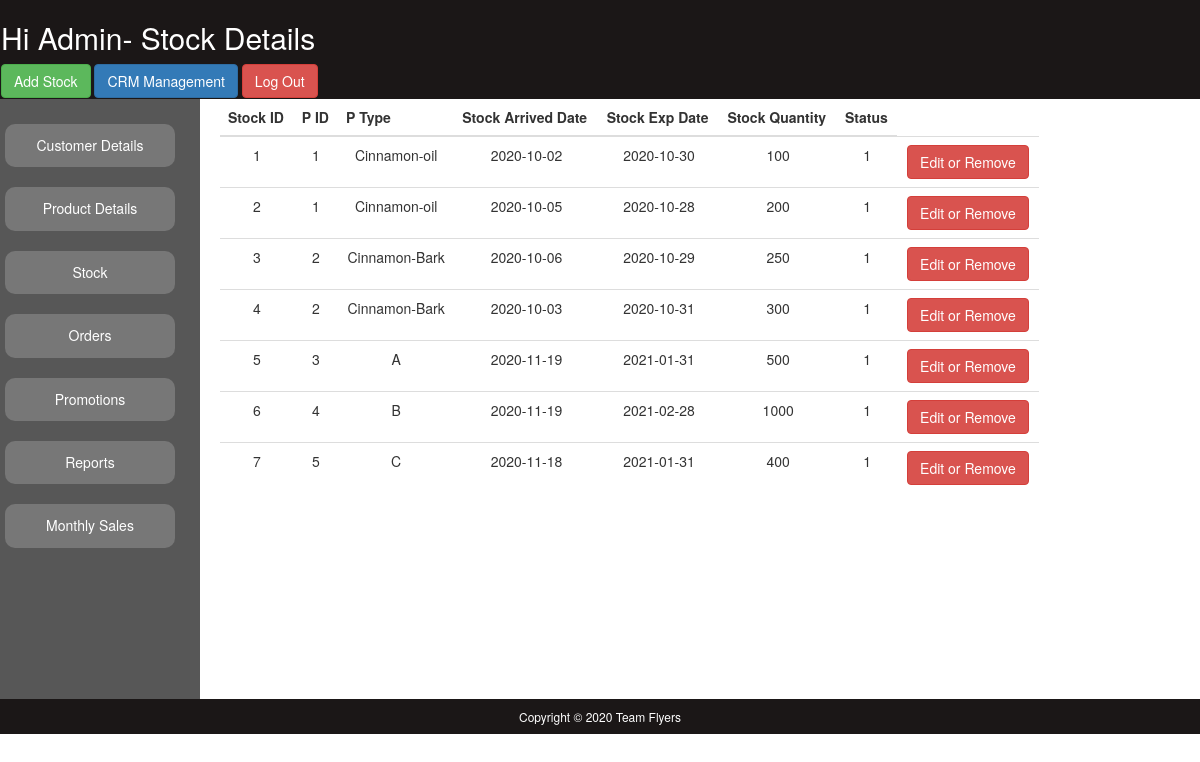
The page /Website/Admin/Admin_Stock.php (signed in) on the database its author committed.
### tables this page shows
CREATE TABLE IF NOT EXISTS `stock` (
  `Stock_ID` int(11) NOT NULL AUTO_INCREMENT,
  `P_ID` int(11) NOT NULL,
  `P_Type` varchar(100) NOT NULL,
  `P_Status` int(11) NOT NULL,
  `Stock_Qty` int(11) NOT NULL,
  `Stock_Arrive_Date` date NOT NULL,
  `Stock_Exp_Date` date NOT NULL,
  PRIMARY KEY (`Stock_ID`),
  KEY `P_ID` (`P_ID`),
  KEY `P_Type` (`P_Type`),
  KEY `P_Status` (`P_Status`),
  KEY `Stock_Qty` (`Stock_Qty`)
);

### Website/Admin/Admin_Stock.php (the view, shortened to what this page needs)
<!doctype html>
<html>
<head>
<link rel="stylesheet" type="text/css" href="CSS/Style1.css">
<link rel="stylesheet" href="https://maxcdn.bootstrapcdn.com/bootstrap/3.4.1/css/bootstrap.min.css">
</head>
<body>
	<div id="header">
		<h2 style="color:#FFFFFF;">Hi Admin- Stock Details</h2>
		<a href="Insert_Stock.php"> <button type="button" class="btn btn-success"> Add Stock </button></a>
		<a href="CRM_Interface.php"  class="btn btn-primary"> CRM Management</a>
		<a href="Admin_Login.php"  class="btn btn-danger"> Log Out</a>
	</div>
	<div id="navigation"><br>
    	<a href="Admin_CustomerDetails.php" class="btn badge"><h5>Customer Details</h5></a><br><br>
        <a href="Admin_Product.php" class="btn badge"><h5>Product Details</h5></a><br><br>
        <a href="Admin_Stock.php" class="btn badge"><h5>Stock</h5></a><br><br>
        <a href="Admin_Orders" class="btn badge"><h5>Orders</h5></a><br><br>
        <a href="Admin_Promotions.php" class="btn badge"><h5>Promotions</h5></a><br><br>
        <a href="Admin_reports.php" class="btn badge"><h5>Reports</h5></a><br><br>
		<a href="report.php" class="btn badge"><h5>Monthly Sales</h5></a><br><br>
    </div>
	<div id="Section">
	<table width="100%" class="table" >
              <thead>
                <tr>
				<th>Stock ID</th>
                <th>P ID</th>
                <th>P Type</th>
				<th>Stock Arrived Date</th>
				<th>Stock Exp Date</th>
				<th>Stock Quantity</th>
				<th>Status</th>
                </tr>
              </thead>
              <tbody>
		<?php
		 $con = mysqli_connect("localhost","id15543581_root","rsmkds@123AA","id15543581_e_com_db");
				  $sql ="SELECT * FROM `stock` ";
		$result = mysqli_query($con,$sql);
		if(mysqli_num_rows($result)> 0)
	{
			while($row = mysqli_fetch_assoc($result))
			{
	?>
                <tr align="center">
				<td><?php echo $row['Stock_ID'] ?></td>
				<td><?php echo $row['P_ID'] ?></td>
                <td><?php echo $row['P_Type'] ?></td>
				<td><?php echo $row['Stock_Arrive_Date'] ?></td>
				<td><?php echo $row['Stock_Exp_Date'] ?></td>
				<td><?php echo $row['Stock_Qty'] ?></td>
				<td><?php echo $row['P_Status'] ?></td>
			 	<td>
				<a  href="Edit_Stock.php?id=<?php echo $row['Stock_ID']; ?>" title="click for delete" onclick="return confirm('Edit Stock?')" class="btn btn-danger">Edit or Remove</a>
                </td>
                </tr>
        <?php
			}}
			?>
      	</table>
		</div>
<div id="foot">
    	<h6 style="color:#FFFFFF;">Copyright &copy; 2020 Team Flyers</h6>
    </div>
</body>
</html>

### Website/Admin/CSS/Style1.css (style rules this page uses)
body { margin:0; padding:0; font-family: sans-serif; background-size:cover; }
.badge { width: 170px; }
.table { margin-left: 20px; }
#header { background-color:#1B1717; padding:1px; }
#Section { float: left; }
#navigation { background-color:#575757; height:600px; width:200px; padding:5px; float:left; }
#foot { clear:both; text-align:center; background-color:#1B1717; padding:1px; }

### rows shown on the page
stock: Stock_ID "1", P_ID "1", P_Type "Cinnamon-oil", Stock_Arrive_Date "2020-10-02", Stock_Exp_Date "2020-10-30", Stock_Qty "100", P_Status "1"
stock: Stock_ID "2", P_ID "1", P_Type "Cinnamon-oil", Stock_Arrive_Date "2020-10-05", Stock_Exp_Date "2020-10-28", Stock_Qty "200", P_Status "1"
stock: Stock_ID "3", P_ID "2", P_Type "Cinnamon-Bark", Stock_Arrive_Date "2020-10-06", Stock_Exp_Date "2020-10-29", Stock_Qty "250", P_Status "1"
stock: Stock_ID "4", P_ID "2", P_Type "Cinnamon-Bark", Stock_Arrive_Date "2020-10-03", Stock_Exp_Date "2020-10-31", Stock_Qty "300", P_Status "1"
stock: Stock_ID "5", P_ID "3", P_Type "A", Stock_Arrive_Date "2020-11-19", Stock_Exp_Date "2021-01-31", Stock_Qty "500", P_Status "1"
stock: Stock_ID "6", P_ID "4", P_Type "B", Stock_Arrive_Date "2020-11-19", Stock_Exp_Date "2021-02-28", Stock_Qty "1000", P_Status "1"
stock: Stock_ID "7", P_ID "5", P_Type "C", Stock_Arrive_Date "2020-11-18", Stock_Exp_Date "2021-01-31", Stock_Qty "400", P_Status "1"
